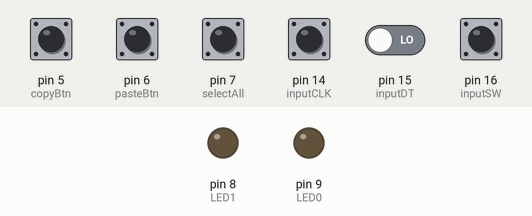
This sketch was run on a simulated Arduino Leonardo, built with avr-gcc and run on an emulated ATmega32U4. Parts: output pins drawn as LEDs (lit = HIGH). Dashed ring = blinking. The inputs (shaded band) are chosen by the test bench; at power-on: pin 14 (inputCLK), pin 16 (inputSW) HIGH, pin 5 (copyBtn), pin 6 (pasteBtn), pin 7 (selectAll), pin 15 (inputDT) LOW. USB keyboard and mouse output is not drawn.

Above: at 1.2 s.
1.3 s: pin 16 (inputSW) pulled LOW for 1 s
At 1.45 s:
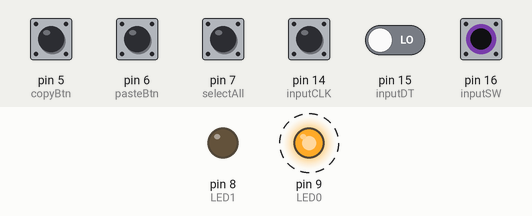
At 2.05 s:
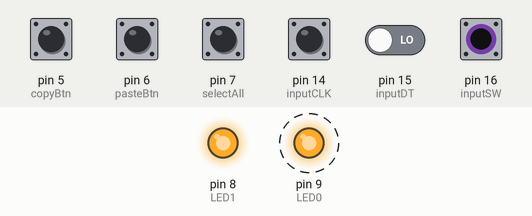
9.8 s: pin 16 (inputSW) pulled LOW for 0.15 s
At 10.1 s:
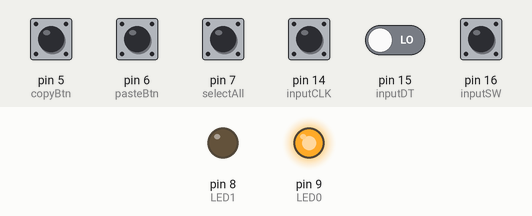
Timing chart, 0 to 12.4 s (numbered marks = the images above; inputs shaded):
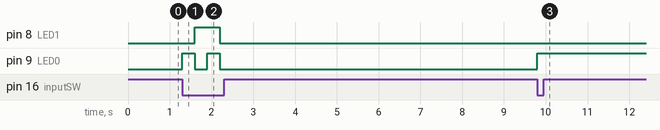

Measured:
- after the input at 1.3 s, pin 8 (LED1): LOW → HIGH after 0.30 s, → LOW 0.60 s later; pin 9 (LED0): alternates HIGH for 0.30 s and LOW for 0.30 s, 4 changes in all, then stays LOW, starting at once
- after the input at 9.8 s, pin 9 (LED0): LOW → HIGH at once

The sketch:

HID_Pad.ino
```cpp
//#include <Keyboard.h> //Arduino Keyboard Library
#include <HID-Project.h> //NicoHood


#define LED0 9
#define LED1 8

#define copyBtn 5
#define pasteBtn 6
#define selectAll 7

#define inputCLK 14
#define inputDT 15
#define inputSW 16


int mode = 1;
int maxModes = 4;

int currentStateCLK;
int previousStateCLK;

void setup()
{
  pinMode(14,OUTPUT);
  digitalWrite(14,LOW);
  pinMode(LED0, OUTPUT);
  pinMode(LED1, OUTPUT);

  pinMode(copyBtn, INPUT);
  pinMode(pasteBtn, INPUT);
  pinMode(selectAll, INPUT);

  pinMode (inputCLK,INPUT);
  pinMode (inputDT,INPUT);
  pinMode(inputSW, INPUT_PULLUP);

  /////////////////////////////////
  Serial.begin(9600);
  ////////////////////////////////

  Consumer.begin();
  Keyboard.begin();
}


void loop()
{
 ////////////////////////////ROTARY ENCODER/////////////////////////////////////////////
    currentStateCLK = digitalRead(inputCLK);

    if (currentStateCLK != previousStateCLK){
    // If the inputDT state is different than the inputCLK state then
    // the encoder is rotating counterclockwise
    if (digitalRead(inputDT) != currentStateCLK) {
        rotateRight();
      }
    else {
      rotateLeft();
         }
     }
    previousStateCLK = currentStateCLK;

    if(digitalRead(inputSW) == LOW)
    {
      changeMode();
      delay(300);
    }
//////////////////////////////TOUCH BUTTONS///////////////////////////////////////////
    if(digitalRead(copyBtn) == HIGH)
    {
      //CTRL+C
      Keyboard.press(KEY_LEFT_CTRL);
      Keyboard.press('c');
      delay(50);
      Keyboard.releaseAll();
      delay(500);
      Serial.println("Copying..");
    }

    if(digitalRead(pasteBtn) == HIGH)
    {
      //CTRL=V
      Keyboard.press(KEY_LEFT_CTRL);
      Keyboard.press('v');
      delay(50);
      Keyboard.releaseAll();
      delay(500);
      Serial.println("Pasting..");
    }

    if(digitalRead(selectAll)==HIGH)
    {
      //CTRL=A
      Keyboard.press(KEY_LEFT_CTRL);
      Keyboard.press('a');
      delay(50);
      Keyboard.releaseAll();
      delay(500);
      Serial.println("Selecting All..");
    }
}
void changeMode() {
    mode = (mode % maxModes) + 1;
    switch(mode)
    {
      case 1:
      ZERO();
      break;

      case 2:
      ONE();
      break;

      case 3:
      TWO();
      break;

      case 4:
      THREE();
      break;
    }
}

void rotateLeft() {
  switch(mode) {
    case 1:
      // Decrease the volume.
      //ZERO();
      Consumer.write(MEDIA_VOLUME_DOWN);
      break;
    case 2:
      //ALT + SHIFT + TAB
      //ONE();
      Keyboard.press(KEY_LEFT_ALT);
      Keyboard.press(KEY_LEFT_SHIFT);
      Keyboard.press(KEY_TAB);
      delay(100);
      Keyboard.release(KEY_LEFT_SHIFT);
      Keyboard.release(KEY_TAB);
      break;
    case 3:
      //Scroll Chrome Tabs
      //TWO();
      Keyboard.release(KEY_LEFT_ALT);
      Keyboard.press(KEY_LEFT_CTRL);
      Keyboard.press(KEY_LEFT_SHIFT);
      Keyboard.press(KEY_TAB);
      Keyboard.releaseAll();
      break;
    case 4:
      // Zoom Out
      //THREE();
      Keyboard.press(KEY_LEFT_CTRL);
      Keyboard.press('-');
      Keyboard.releaseAll();
      break;
  }
}

void rotateRight() {
  switch(mode) {
    case 1:
      // Increase the volume.
      //ZERO();

      Consumer.write(MEDIA_VOLUME_UP);
      break;
    case 2:
      //Alt + TAB
      //ONE();

      Keyboard.press(KEY_LEFT_ALT);
      Keyboard.press(KEY_TAB);
      delay(100);
      Keyboard.release(KEY_TAB);
      break;
    case 3:
      //Scroll Chrome Tabs
      //TWO();
      Keyboard.release(KEY_LEFT_ALT);
      Keyboard.press(KEY_LEFT_CTRL);
      Keyboard.press(KEY_TAB);
      Keyboard.releaseAll();
      break;
    case 4:
      // Zoom In
      //THREE();
      Keyboard.press(KEY_LEFT_CTRL);
      Keyboard.press('+');
      Keyboard.releaseAll();
      break;
  }
}

void ZERO()
{
  digitalWrite(LED0,LOW);
  digitalWrite(LED1,LOW);
}

void ONE()
{
  digitalWrite(LED0,HIGH);
  digitalWrite(LED1,LOW);
}
void TWO()
{
  digitalWrite(LED0,LOW);
  digitalWrite(LED1,HIGH);
}
void THREE()
{
  digitalWrite(LED0,HIGH);
  digitalWrite(LED1,HIGH);
}
```
